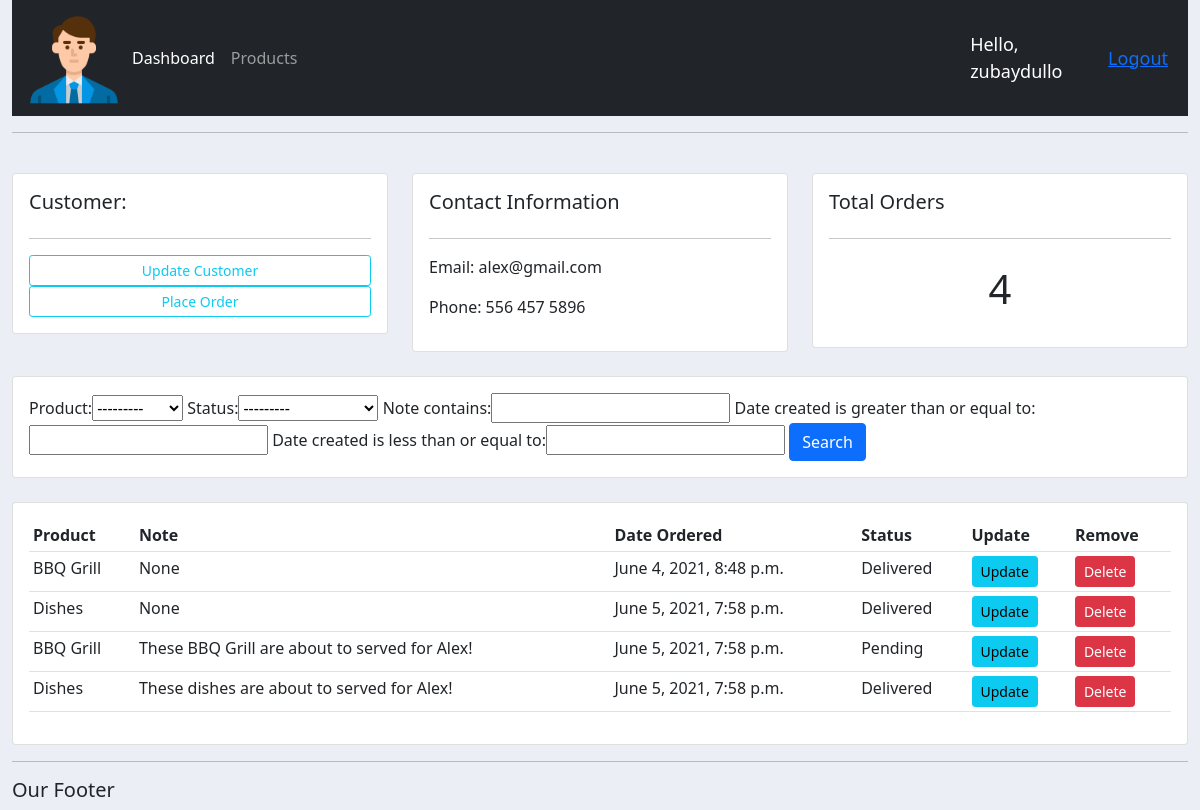
The app's page /customer/1 (signed in) with its own data.
### accounts/models.py (models this page shows, shortened)
class Customer(models.Model):
	name = models.CharField(max_length=200, null=True)
	phone = models.CharField(max_length=200, null=True)
	email = models.CharField(max_length=200, null=True)
	data_created = models.DateTimeField(auto_now_add=True)

class Order(models.Model):
	STATUS = (
		('Pending', 'Pending'),
		('Out for delivery', 'Out for delivery'),
		('Delivered', 'Delivered'),
	)
	customer = models.ForeignKey(Customer, null=True, on_delete=models.SET_NULL)
	product = models.ForeignKey(Product, null=True, on_delete=models.SET_NULL)
	date_created = models.DateTimeField(auto_now_add=True)
	status = models.CharField(max_length=200, null=True, choices=STATUS)
	note = models.CharField(max_length=1000, null=True)

class Product(models.Model):
	CATEGORY = (
		('Indoor', 'Indoor'),
		('Out Door', 'Out Door'),
	)
	name = models.CharField(max_length=200, null=True)
	price = models.FloatField(null=True)
	category = models.CharField(max_length=200, null=True, choices=CATEGORY)
	description = models.CharField(max_length=200, null=True, blank=True)
	data_created = models.DateTimeField(auto_now_add=True)
	tags = models.ManyToManyField(Tag)
	def __str__(self):
		return self.name

### accounts/views.py (the view)
# urls.py: path('customer/<str:pk>', views.customer, name='customer'),
@login_required(login_url='login')
def customer(request, pk):
	customer = Customer.objects.get(id=pk)
	orders = customer.order_set.all()
	order_count = orders.count()
	myFilter = OrderFilter(request.GET, queryset= orders)
	orders = myFilter.qs
	context = {'customer': customer, 'orders': orders, 'order_count' : order_count, 'myFilter': myFilter}
	return render(request, 'accounts/customer.html', context)

### accounts/templates/accounts/customer.html
{% extends 'accounts/main.html' %}
{% block content %}
<br>
<div class="row">
	<div class="col-md">
		<div class="card card-body">
			<h5>Customer:</h5>
			<hr>
			<a class="btn btn-outline-info  btn-sm btn-block" href="">Update Customer</a>
			<a class="btn btn-outline-info  btn-sm btn-block" href="{% url 'create_order' customer.id %}">Place Order</a>
		</div>
	</div>
	<div class="col-md">
		<div class="card card-body">
			<h5>Contact Information</h5>
			<hr>
			<p>Email: {{customer.email}}</p>
			<p>Phone: {{customer.phone}}</p>
		</div>
	</div>
	<div class="col-md">
		<div class="card card-body">
			<h5>Total Orders</h5>
			<hr>
			<h1 style="text-align: center;padding: 10px">{{order_count}}</h1>
		</div>
	</div>
</div>
<br>
<div class="row">
	<div class="col">
		<div class="card card-body">
			<form method="get">
				{{myFilter.form}}
		    <button class="btn btn-primary" type="submit">Search</button>
		  </form>
		</div>
	</div>
</div>
<br>
<div class="row">
	<div class="col-md">
		<div class="card card-body">
			<table class="table table-sm">
				<tr>
					<th>Product</th>
					<th>Note</th>
					<th>Date Ordered</th>
					<th>Status</th>
					<th>Update</th>
					<th>Remove</th>
				</tr>
			{% for order in orders %}
				<tr>
					<td>{{order.product}}</td>
					<td>{{order.note}}</td>
					<td>{{order.date_created}}</td>
					<td>{{order.status}}</td>
					<td><a class="btn btn-sm btn-info" href="{% url 'update_order' order.id%}">Update</a></td>
					<td><a class="btn btn-sm btn-danger" href="{% url 'delete_order' order.id%}">Delete</a></td>
				</tr>
			{% endfor %}
			</table>
		</div>
	</div>
</div>
{% endblock %}

### accounts/templates/accounts/navbar.html (shortened to what this page needs)
{% load static %}
<nav class="navbar navbar-expand-lg navbar-dark bg-dark">
  <div class="container-fluid">
    <img src="{% static 'images/bussiness-man.png' %}" alt="" width="100px" height="100px">
    <div class="collapse navbar-collapse" id="navbarNav">
      <ul class="navbar-nav">
        {% if request.user.is_staff %}
        <li class="nav-item">
          <a class="nav-link active" aria-current="page" href="{% url 'home' %}">Dashboard</a>
        </li>
        <li class="nav-item">
          <a class="nav-link" href="{% url 'products' %}">Products</a>
        </li>
        {% endif %}
      </ul>
    </div>
  </div>
  <span class="hello-msg">Hello, {{request.user}}</span>
  <span class="hello-msg"><a href="{% url 'logout' %}">Logout</a></span>
</nav>

### static/css/main.css (style rules this page uses)
body { background-color: #ebeff5; }

### accounts/templates/accounts/navbar.html (style rules this page uses)
.hello-msg { font-size: 18px; color: #fff; margin-right: 20px; }

### records on screen
Customer: email "alex@gmail.com", phone "556 457 5896"
Order: product "BBQ Grill", note "None", date_created "June 4, 2021, 8:48 p.m.", status "Delivered"
Order: product "Dishes", note "None", date_created "June 5, 2021, 7:58 p.m.", status "Delivered"
Order: product "BBQ Grill", note "These BBQ Grill are about to served for Alex!", date_created "June 5, 2021, 7:58 p.m.", status "Pending"
Order: product "Dishes", note "These dishes are about to served for Alex!", date_created "June 5, 2021, 7:58 p.m.", status "Delivered"

### other values on screen
{{ request.user }} "zubaydullo"
{{ order_count }} "4"
